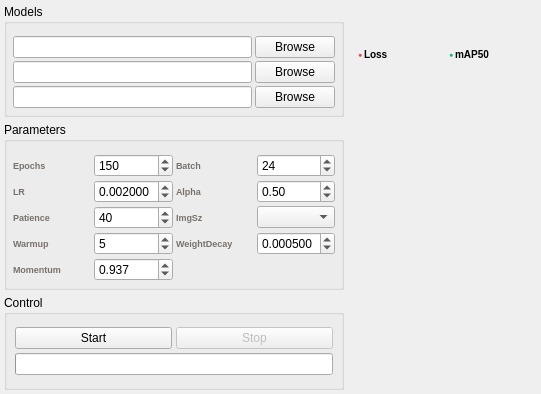
<?xml version="1.0" encoding="UTF-8"?>
<ui version="4.0">
 <class>DistillPage</class>
 <widget class="QWidget" name="DistillPage">
<layout class="QHBoxLayout" name="mainLo">
   <property name="leftMargin">
       <number>4</number>
      </property><property name="topMargin">
       <number>4</number>
      </property>
   <property name="rightMargin">
       <number>4</number>
      </property><property name="bottomMargin">
       <number>4</number>
      </property>
   <property name="spacing">
       <number>6</number>
      </property>

   <item>
    <widget class="QWidget" name="leftPanel" native="true">
     <property name="minimumSize"><size><width>340</width><height>0</height></size></property>
     <property name="maximumSize"><size><width>340</width><height>16777215</height></size></property>
     <layout class="QVBoxLayout" name="leftLo">
      <property name="leftMargin">
       <number>0</number>
      </property><property name="topMargin">
       <number>0</number>
      </property>
      <property name="rightMargin">
       <number>0</number>
      </property><property name="bottomMargin">
       <number>0</number>
      </property>
      <property name="spacing">
       <number>5</number>
      </property>

      <item><widget class="QGroupBox" name="modelsGroup">
       <property name="title"><string>Models</string></property>
       <layout class="QVBoxLayout" name="modelsLo">
        <property name="leftMargin">
       <number>6</number>
      </property><property name="topMargin">
       <number>12</number>
      </property>
        <property name="rightMargin">
       <number>6</number>
      </property><property name="bottomMargin">
       <number>6</number>
      </property>
        <property name="spacing">
       <number>3</number>
      </property>
        <item><layout class="QHBoxLayout" name="teacherRow">
         <item><widget class="QLineEdit" name="de_teacher"/></item>
         <item><widget class="QPushButton" name="teacherBrowse">
          <property name="text"><string>Browse</string></property>
         </widget></item>
        </layout></item>
        <item><layout class="QHBoxLayout" name="studentRow">
         <item><widget class="QLineEdit" name="de_student"/></item>
         <item><widget class="QPushButton" name="studentBrowse">
          <property name="text"><string>Browse</string></property>
         </widget></item>
        </layout></item>
        <item><layout class="QHBoxLayout" name="dataRow">
         <item><widget class="QLineEdit" name="de_data"/></item>
         <item><widget class="QPushButton" name="dataBrowse">
          <property name="text"><string>Browse</string></property>
         </widget></item>
        </layout></item>
       </layout>
      </widget></item>

      <item><widget class="QGroupBox" name="paramsGroup">
       <property name="title"><string>Parameters</string></property>
       <layout class="QGridLayout" name="paramsGrid">
        <property name="leftMargin">
       <number>6</number>
      </property><property name="topMargin">
       <number>12</number>
      </property>
        <property name="rightMargin">
       <number>6</number>
      </property><property name="bottomMargin">
       <number>6</number>
      </property>
        <property name="horizontalSpacing">
       <number>3</number>
      </property><property name="verticalSpacing">
       <number>3</number>
      </property>

        <item row="0" column="0"><widget class="QLabel" name="epLabel">
         <property name="text"><string>Epochs</string></property>
         <property name="styleSheet"><string>font-size:9px;color:#78716c;font-weight:500;</string></property>
        </widget></item>
        <item row="0" column="1"><widget class="QSpinBox" name="de_ep">
         <property name="minimum">
       <number>1</number>
      </property><property name="maximum">
       <number>500</number>
      </property>
         <property name="value">
       <number>150</number>
      </property>
        </widget></item>
        <item row="0" column="2"><widget class="QLabel" name="bsLabel">
         <property name="text"><string>Batch</string></property>
         <property name="styleSheet"><string>font-size:9px;color:#78716c;font-weight:500;</string></property>
        </widget></item>
        <item row="0" column="3"><widget class="QSpinBox" name="de_bs">
         <property name="minimum">
       <number>1</number>
      </property><property name="maximum">
       <number>128</number>
      </property>
         <property name="value">
       <number>24</number>
      </property>
        </widget></item>

        <item row="1" column="0"><widget class="QLabel" name="lrLabel">
         <property name="text"><string>LR</string></property>
         <property name="styleSheet"><string>font-size:9px;color:#78716c;font-weight:500;</string></property>
        </widget></item>
        <item row="1" column="1"><widget class="QDoubleSpinBox" name="de_lr">
         <property name="decimals">
       <number>6</number>
      </property>
         <property name="minimum">
       <double>0.000001</double>
      </property><property name="maximum">
       <double>1.0</double>
      </property>
         <property name="value">
       <double>0.002</double>
      </property>
        </widget></item>
        <item row="1" column="2"><widget class="QLabel" name="alLabel">
         <property name="text"><string>Alpha</string></property>
         <property name="styleSheet"><string>font-size:9px;color:#78716c;font-weight:500;</string></property>
        </widget></item>
        <item row="1" column="3"><widget class="QDoubleSpinBox" name="de_al">
         <property name="decimals">
       <number>2</number>
      </property>
         <property name="minimum">
       <number>0</number>
      </property><property name="maximum">
       <double>1.0</double>
      </property>
         <property name="singleStep">
       <double>0.05</double>
      </property>
         <property name="value">
       <double>0.5</double>
      </property>
        </widget></item>

        <item row="2" column="0"><widget class="QLabel" name="ptLabel">
         <property name="text"><string>Patience</string></property>
         <property name="styleSheet"><string>font-size:9px;color:#78716c;font-weight:500;</string></property>
        </widget></item>
        <item row="2" column="1"><widget class="QSpinBox" name="de_pt">
         <property name="minimum">
       <number>5</number>
      </property><property name="maximum">
       <number>200</number>
      </property>
         <property name="value">
       <number>40</number>
      </property>
        </widget></item>
        <item row="2" column="2"><widget class="QLabel" name="szLabelD">
         <property name="text"><string>ImgSz</string></property>
         <property name="styleSheet"><string>font-size:9px;color:#78716c;font-weight:500;</string></property>
        </widget></item>
        <item row="2" column="3"><widget class="QComboBox" name="de_sz"/></item>

        <item row="3" column="0"><widget class="QLabel" name="wuLabel">
         <property name="text"><string>Warmup</string></property>
         <property name="styleSheet"><string>font-size:9px;color:#78716c;font-weight:500;</string></property>
        </widget></item>
        <item row="3" column="1"><widget class="QSpinBox" name="de_warmup">
         <property name="minimum">
       <number>0</number>
      </property><property name="maximum">
       <number>50</number>
      </property>
         <property name="value">
       <number>5</number>
      </property>
        </widget></item>
        <item row="3" column="2"><widget class="QLabel" name="wdLabel">
         <property name="text"><string>WeightDecay</string></property>
         <property name="styleSheet"><string>font-size:9px;color:#78716c;font-weight:500;</string></property>
        </widget></item>
        <item row="3" column="3"><widget class="QDoubleSpinBox" name="de_wd">
         <property name="decimals">
       <number>6</number>
      </property>
         <property name="minimum">
       <number>0</number>
      </property><property name="maximum">
       <double>0.1</double>
      </property>
         <property name="singleStep">
       <double>0.0001</double>
      </property>
         <property name="value">
       <double>0.0005</double>
      </property>
        </widget></item>

        <item row="4" column="0"><widget class="QLabel" name="momLabel">
         <property name="text"><string>Momentum</string></property>
         <property name="styleSheet"><string>font-size:9px;color:#78716c;font-weight:500;</string></property>
        </widget></item>
        <item row="4" column="1"><widget class="QDoubleSpinBox" name="de_mom">
         <property name="decimals">
       <number>3</number>
      </property>
         <property name="minimum">
       <number>0</number>
      </property><property name="maximum">
       <double>1.0</double>
      </property>
         <property name="singleStep">
       <double>0.001</double>
      </property>
         <property name="value">
       <double>0.937</double>
      </property>
        </widget></item>
        <item row="4" column="2" colspan="2"><spacer><property name="orientation">
       <enum>Horizontal</enum>
      </property>
         <property name="sizeHint" stdset="0"><size><width>20</width><height>20</height></size></property>
        </spacer></item>
       </layout>
      </widget></item>

      <item><widget class="QGroupBox" name="controlGroupD">
       <property name="title"><string>Control</string></property>
       <layout class="QVBoxLayout" name="controlLoD">
        <property name="leftMargin">
       <number>8</number>
      </property><property name="topMargin">
       <number>12</number>
      </property>
        <property name="rightMargin">
       <number>8</number>
      </property><property name="bottomMargin">
       <number>8</number>
      </property>
        <property name="spacing">
       <number>4</number>
      </property>
        <item><layout class="QHBoxLayout" name="btnRowD">
         <item><widget class="QPushButton" name="ds1">
          <property name="text"><string>Start</string></property>
         </widget></item>
         <item><widget class="QPushButton" name="ds2">
          <property name="text"><string>Stop</string></property>
          <property name="enabled"><bool>false</bool></property>
         </widget></item>
        </layout></item>
        <item><widget class="QProgressBar" name="dpg">
         <property name="textVisible"><bool>false</bool></property>
        </widget></item>
        <item><layout class="QHBoxLayout" name="metricRowD">
         <item><widget class="QWidget" name="epochMetricD" native="true"/></item>
         <item><widget class="QWidget" name="mapMetricD" native="true"/></item>
         <item><widget class="QWidget" name="bestMetricD" native="true"/></item>
        </layout></item>
       </layout>
      </widget></item>
     </layout>
    </widget>
   </item>

   <item>
    <widget class="QWidget" name="rightPanel" native="true">
     <layout class="QVBoxLayout" name="rightLo">
      <property name="leftMargin">
       <number>0</number>
      </property><property name="topMargin">
       <number>0</number>
      </property>
      <property name="rightMargin">
       <number>0</number>
      </property><property name="bottomMargin">
       <number>0</number>
      </property>
      <property name="spacing">
       <number>5</number>
      </property>
      <item><layout class="QHBoxLayout" name="chartRow">
       <item><widget class="QWidget" name="cw_loss" native="true">
        <layout class="QVBoxLayout" name="cl_loss">
         <property name="leftMargin">
       <number>8</number>
      </property><property name="topMargin">
       <number>4</number>
      </property>
         <property name="rightMargin">
       <number>8</number>
      </property><property name="bottomMargin">
       <number>2</number>
      </property>
         <property name="spacing">
       <number>1</number>
      </property>
         <item><layout class="QHBoxLayout" name="hh_loss">
          <item><widget class="QLabel" name="lossDot">
           <property name="text"><string>●</string></property>
           <property name="styleSheet"><string>color:#ef4444;font-size:7px;</string></property>
          </widget></item>
          <item><widget class="QLabel" name="lossTitle">
           <property name="text"><string>Loss</string></property>
           <property name="styleSheet"><string>font-weight:600;font-size:10px;</string></property>
          </widget></item>
          <item><spacer><property name="orientation">
       <enum>Horizontal</enum>
      </property>
           <property name="sizeHint" stdset="0"><size><width>40</width><height>20</height></size></property>
          </spacer></item>
         </layout></item>
         <item><widget class="Chart" name="dc_loss" native="true"/></item>
        </layout>
       </widget></item>
       <item><widget class="QWidget" name="cw_map" native="true">
        <layout class="QVBoxLayout" name="cl_map">
         <property name="leftMargin">
       <number>8</number>
      </property><property name="topMargin">
       <number>4</number>
      </property>
         <property name="rightMargin">
       <number>8</number>
      </property><property name="bottomMargin">
       <number>2</number>
      </property>
         <property name="spacing">
       <number>1</number>
      </property>
         <item><layout class="QHBoxLayout" name="hh_map">
          <item><widget class="QLabel" name="mapDot">
           <property name="text"><string>●</string></property>
           <property name="styleSheet"><string>color:#10b981;font-size:7px;</string></property>
          </widget></item>
          <item><widget class="QLabel" name="mapTitle">
           <property name="text"><string>mAP50</string></property>
           <property name="styleSheet"><string>font-weight:600;font-size:10px;</string></property>
          </widget></item>
          <item><spacer><property name="orientation">
       <enum>Horizontal</enum>
      </property>
           <property name="sizeHint" stdset="0"><size><width>40</width><height>20</height></size></property>
          </spacer></item>
         </layout></item>
         <item><widget class="Chart" name="dc_map" native="true"/></item>
        </layout>
       </widget></item>
      </layout></item>
      <item><widget class="LogPanel" name="log_panel" native="true"/></item>
     </layout>
    </widget>
   </item>
  </layout>
 </widget>
 <resources/>
 <connections/>
 <customwidgets>
  <customwidget><class>Chart</class><extends>QWidget</extends><header>scripts.tabs.base</header></customwidget>
  <customwidget><class>LogPanel</class><extends>QWidget</extends><header>scripts.tabs.base</header></customwidget>
 </customwidgets>
</ui>
